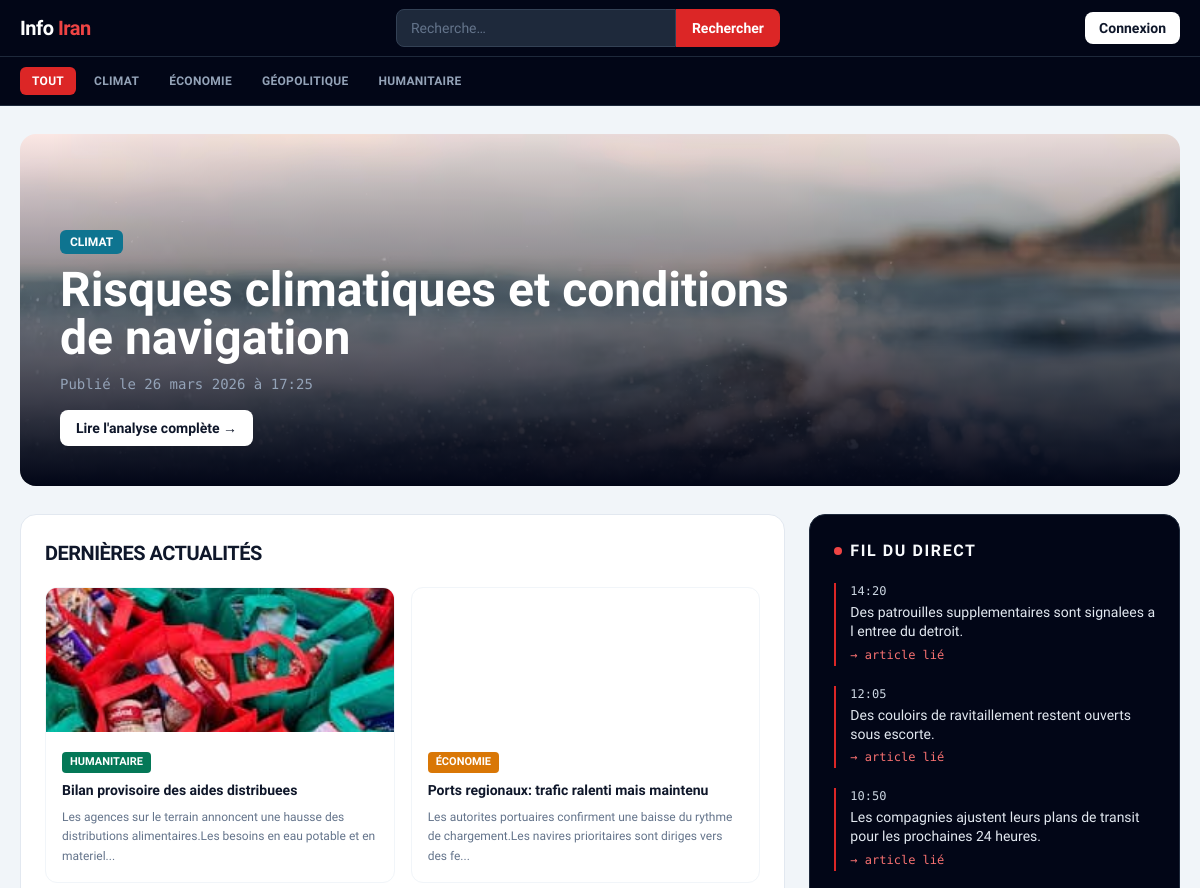
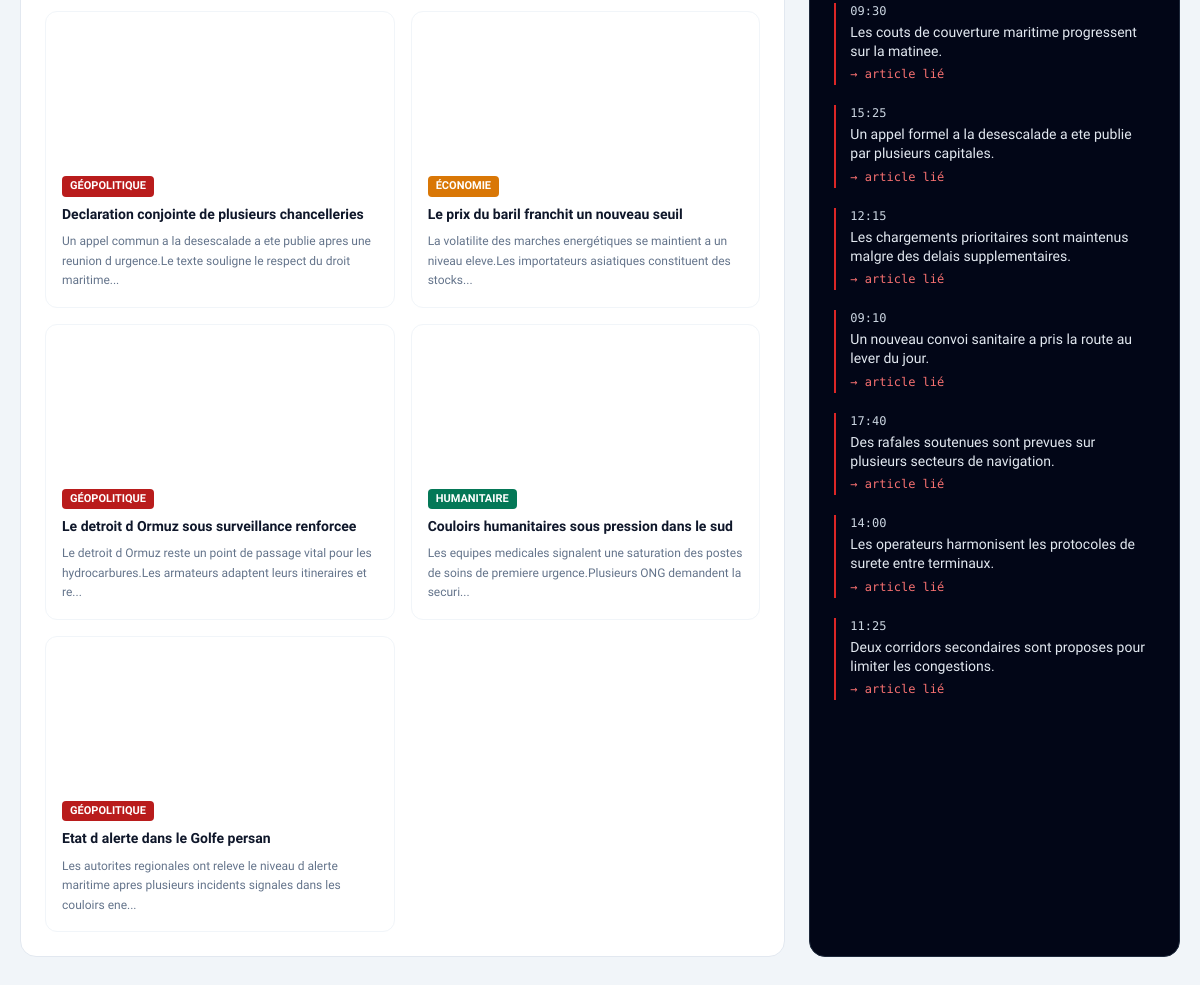
The page / on the database its author committed (2 pictures, top to bottom).
### tables this page shows
CREATE TABLE categories (
    id  INT PRIMARY KEY AUTO_INCREMENT,
    nom VARCHAR(100) NOT NULL,
    description TEXT
);

CREATE TABLE articles (
    id               INT PRIMARY KEY AUTO_INCREMENT,
    titre            VARCHAR(255) NOT NULL,
    slug             VARCHAR(255) UNIQUE NOT NULL,  
    contenu          LONGTEXT NOT NULL,
    date_publication DATETIME DEFAULT CURRENT_TIMESTAMP,
    id_categorie     INT,
    FOREIGN KEY (id_categorie) REFERENCES categories(id) ON DELETE SET NULL
);

CREATE TABLE articles_images (
    id         INT PRIMARY KEY AUTO_INCREMENT,
    id_article INT,
    url_image  VARCHAR(255) NOT NULL,
    legende    VARCHAR(255),
    FOREIGN KEY (id_article) REFERENCES articles(id) ON DELETE CASCADE
);

CREATE TABLE evenements_chronologie (
    id                 INT PRIMARY KEY AUTO_INCREMENT,
    titre_evenement    VARCHAR(200),
    date_evenement     DATETIME NOT NULL,
    description_courte TEXT,
    id_article         INT,
    FOREIGN KEY (id_article) REFERENCES articles(id) ON DELETE SET NULL
);

### models/Database.php (called while the page is built, shortened)
<?php
class Database
{
    private static $instance = null;
    private $pdo;
    private function __construct()
    {
        $host = getenv('DB_HOST') ?: '127.0.0.1';
        $db   = getenv('DB_NAME') ?: 'info_actualite';
        $user = getenv('DB_USER') ?: 'actualite_user';
        $pass = getenv('DB_PASS') ?: 'secret_pw';
        $charset = 'utf8mb4';
        $dsn = "mysql:host={$host};dbname={$db};charset={$charset}";
        $options = [
            PDO::ATTR_ERRMODE => PDO::ERRMODE_EXCEPTION,
            PDO::ATTR_DEFAULT_FETCH_MODE => PDO::FETCH_ASSOC,
            PDO::ATTR_EMULATE_PREPARES => false,
        ];
        $this->pdo = new PDO($dsn, $user, $pass, $options);
    }
    public static function getInstance()
    {
        if (self::$instance === null) {
            self::$instance = new self();
        }
        return self::$instance;
    }
    public function getConnection()
    {
        return $this->pdo;
    }
}

### services/ArticleService.php (called while the page is built, shortened)
<?php
require_once __DIR__ . '/../models/Database.php';
class ArticleService
{
    private $db;
    public function __construct()
    {
        $this->db = Database::getInstance()->getConnection();
    }
    public function getCategories(): array
    {
        $sql = 'SELECT id, nom, description FROM categories ORDER BY nom ASC';
        $stmt = $this->db->query($sql);
        return $stmt->fetchAll(PDO::FETCH_ASSOC);
    }
    public function getFeaturedArticle(?int $categoryId = null, string $searchQuery = ''): ?array
    {
        $sql = "
            SELECT a.*, c.nom AS categorie_nom, img.url_image AS image_url, img.legende AS image_legende
            FROM articles a
            LEFT JOIN categories c ON c.id = a.id_categorie
            LEFT JOIN articles_images img ON img.id = (
                SELECT ai.id
                FROM articles_images ai
                WHERE ai.id_article = a.id
                ORDER BY ai.id ASC
                LIMIT 1
            )
        ";
        $params = [];
        $trimmedSearch = trim($searchQuery);
        $sql .= ' ORDER BY a.id DESC LIMIT 1';
        $stmt = $this->db->prepare($sql);
        $stmt->execute($params);
        $row = $stmt->fetch(PDO::FETCH_ASSOC);
        return $row ?: null;
    }
    public function getRecentArticles(int $limit = 6, int $offset = 1, ?int $categoryId = null, string $searchQuery = ''): array
    {
        $limit = max(1, $limit);
        $offset = max(0, $offset);
        $sql = "
            SELECT a.*, c.nom AS categorie_nom, img.url_image AS image_url, img.legende AS image_legende
            FROM articles a
            LEFT JOIN categories c ON c.id = a.id_categorie
            LEFT JOIN articles_images img ON img.id = (
                SELECT ai.id
                FROM articles_images ai
                WHERE ai.id_article = a.id
                ORDER BY ai.id ASC
                LIMIT 1
            )
        ";
        $params = [];
        $trimmedSearch = trim($searchQuery);
        $sql .= ' ORDER BY a.id DESC LIMIT :offset, :lim';
        $stmt = $this->db->prepare($sql);
        $stmt->bindValue(':offset', $offset, PDO::PARAM_INT);
        $stmt->bindValue(':lim', $limit, PDO::PARAM_INT);
        $stmt->execute();
        return $stmt->fetchAll(PDO::FETCH_ASSOC);
    }
    public function getLiveEvents(int $limit = 10): array
    {
        $limit = max(1, $limit);
        $sql = '
            SELECT ec.*, a.slug AS article_slug
            FROM evenements_chronologie ec
            LEFT JOIN articles a ON a.id = ec.id_article
            ORDER BY ec.date_evenement DESC
            LIMIT :lim
        ';
        $stmt = $this->db->prepare($sql);
        $stmt->bindValue(':lim', $limit, PDO::PARAM_INT);
        $stmt->execute();
        return $stmt->fetchAll(PDO::FETCH_ASSOC);
    }
}

### index.php (the view, shortened to what this page needs)
<?php
require_once __DIR__ . '/services/ArticleService.php';
$articleService = new ArticleService();
function categorySlugify(string $value): string
{
    $ascii = iconv('UTF-8', 'ASCII//TRANSLIT//IGNORE', $value);
    $normalized = strtolower($ascii !== false ? $ascii : $value);
    $slug = preg_replace('/[^a-z0-9]+/', '-', $normalized) ?? '';
    $slug = trim($slug, '-');
    return $slug !== '' ? $slug : 'categorie';
}
$categories = $articleService->getCategories();
$selectedCategoryId = null;
$searchQuery = trim((string)($_GET['q'] ?? ''));
$featuredArticle = $articleService->getFeaturedArticle($selectedCategoryId, $searchQuery);
$recentArticles  = $articleService->getRecentArticles(9, $featuredArticle ? 1 : 0, $selectedCategoryId, $searchQuery);
$liveEvents      = $articleService->getLiveEvents(10);
$categoryColors = [
    'Geopolitique' => 'bg-red-700',
    'Humanitaire'  => 'bg-emerald-700',
    'Economie'     => 'bg-amber-600',
    'Climat'       => 'bg-cyan-700',
];
function normalizeCategoryName(string $value): string
{
    $ascii = iconv('UTF-8', 'ASCII//TRANSLIT//IGNORE', $value);
    return $ascii !== false ? $ascii : $value;
}
function categoryBadgeClass(array $categoryColors, string $categoryName): string
{
    $normalized = normalizeCategoryName($categoryName);
    return $categoryColors[$normalized] ?? 'bg-slate-700';
}
function formatDateFr(string $dateInput): string
{
    $timestamp = strtotime($dateInput);
    $months = [
        1 => 'janvier', 2 => 'février', 3 => 'mars', 4 => 'avril',
        5 => 'mai', 6 => 'juin', 7 => 'juillet', 8 => 'août',
        9 => 'septembre', 10 => 'octobre', 11 => 'novembre', 12 => 'décembre',
    ];
    return date('d', $timestamp) . ' ' . ($months[intval(date('n', $timestamp))] ?? date('m', $timestamp))
        . ' ' . date('Y', $timestamp) . ' à ' . date('H:i', $timestamp);
}
function excerptFromHtml(string $html, int $length = 150): string
{
    $text = trim(preg_replace('/\s+/', ' ', strip_tags($html)) ?? '');
    if (function_exists('mb_strlen') && function_exists('mb_substr')) {
        return rtrim(mb_substr($text, 0, $length)) . '...';
    }
    return rtrim(substr($text, 0, $length)) . '...';
}
function resolveImageUrl(?string $url, string $fallback): string
{
    $candidate = trim((string)$url);
    return $candidate !== '' ? $candidate : $fallback;
}
?>
<!DOCTYPE html>
<html lang="fr">
<head>
</head>
<body class="bg-slate-100 text-slate-900">
    <header class="bg-slate-950 text-white sticky top-0 z-50 border-b border-slate-800">
        <div class="max-w-7xl mx-auto px-5 h-14 flex items-center justify-between gap-4">
            <a href="/" class="font-black tracking-tight text-xl">Info <span class="text-red-500">Iran</span></a>
            <form action="/" method="get" class="hidden md:flex flex-1 max-w-sm mx-6">
                <input type="text" name="q" placeholder="Recherche…"
                    value="<?= htmlspecialchars($searchQuery) ?>"
                    class="w-full px-3.5 py-2 text-sm rounded-l-lg bg-slate-800 border border-slate-700 focus:outline-none focus:border-slate-500 placeholder:text-slate-500">
                <button type="submit"
                    class="px-4 py-2 bg-red-600 hover:bg-red-700 rounded-r-lg text-sm font-semibold transition-colors">
                    Rechercher
                </button>
            </form>
            <a href="/connexion"
                class="text-sm bg-white text-slate-900 px-3.5 py-1.5 rounded-lg font-semibold hover:bg-slate-100 transition-colors">
                Connexion
            </a>
        </div>
        <nav class="border-t border-slate-800">
            <div class="max-w-7xl mx-auto px-5 py-2.5 flex flex-wrap gap-1.5">
                <a href="/"
                   class="text-xs font-semibold uppercase tracking-wide px-3 py-1.5 rounded-md transition-colors
                          <?= $selectedCategoryId === null ? 'bg-red-600 text-white' : 'text-slate-400 hover:text-white hover:bg-slate-800' ?>">
                    Tout
                </a>
                <?php foreach ($categories as $category):
                    $catId   = intval($category['id']);
                    $catSlug = categorySlugify((string)($category['nom'] ?? ''));
                ?>
                    <a href="/categorie/<?= urlencode($catSlug) ?>"
                       class="text-xs font-semibold uppercase tracking-wide px-3 py-1.5 rounded-md transition-colors
                              <?= $selectedCategoryId === $catId ? 'bg-red-600 text-white' : 'text-slate-400 hover:text-white hover:bg-slate-800' ?>">
                        <?= htmlspecialchars($category['nom']) ?>
                    </a>
                <?php endforeach; ?>
            </div>
        </nav>
    </header>
    <main class="max-w-7xl mx-auto px-5 py-7">
        <?php if ($featuredArticle): ?>
            <?php
            $featuredImage = resolveImageUrl($featuredArticle['image_url'] ?? null, '/assets/images/photo-1504711434969-e33886168f5c.jpeg');
            ?>
            <section class="relative overflow-hidden rounded-2xl mb-7 min-h-[22rem] flex items-end">
                <img
                    src="<?= htmlspecialchars($featuredImage) ?>"
                    alt="Image à la une"
                    width="1600"
                    height="900"
                    fetchpriority="high"
                    loading="eager"
                    decoding="async"
                    class="absolute inset-0 w-full h-full object-cover">
                <div class="absolute inset-0 bg-gradient-to-t from-slate-950 via-slate-900/50 to-transparent"></div>
                <div class="relative z-10 p-7 md:p-10 text-white w-full">
                    <span class="inline-block px-2.5 py-1 text-xs font-bold uppercase rounded-md mb-3 <?= categoryBadgeClass($categoryColors, $featuredArticle['categorie_nom'] ?? 'À la une') ?>">
                        <?= htmlspecialchars($featuredArticle['categorie_nom'] ?? 'À la une') ?>
                    </span>
                    <div class="text-3xl md:text-5xl font-black leading-tight mb-3 max-w-3xl">
                        <?= $featuredArticle['titre'] ?>
                    </div>
                    <p class="mono text-sm text-slate-400 mb-4">
                        Publié le <?= htmlspecialchars(formatDateFr($featuredArticle['date_publication'])) ?>
                    </p>
                    <a href="/article/<?= urlencode($featuredArticle['slug']) ?>.html"
                       class="inline-flex items-center gap-2 text-sm font-semibold bg-white text-slate-900 px-4 py-2 rounded-lg hover:bg-slate-100 transition-colors">
                        Lire l'analyse complète →
                    </a>
                </div>
            </section>
        <?php endif; ?>
        <div class="grid grid-cols-1 lg:grid-cols-3 gap-6">
            <section class="lg:col-span-2 bg-white border border-slate-200 rounded-2xl p-6">
                <h2 class="text-xl font-black uppercase tracking-tight mb-5">Dernières actualités</h2>
                <?php if (empty($recentArticles)): ?>
                    <p class="text-slate-500 text-sm">Aucun article disponible pour le filtre actuel.</p>
                <?php else: ?>
                    <div class="grid sm:grid-cols-2 xl:grid-cols-3 gap-4">
                        <?php foreach ($recentArticles as $article): ?>
                            <?php
                            $cardImage = resolveImageUrl($article['image_url'] ?? null, '/assets/images/photo-1504711434969-e33886168f5c.jpeg');
                            ?>
                            <article class="border border-slate-100 rounded-xl overflow-hidden bg-white hover:shadow-md transition-shadow group">
                                <img
                                    src="<?= htmlspecialchars($cardImage) ?>"
                                    alt="Miniature article"
                                    width="900"
                                    height="600"
                                    loading="lazy"
                                    decoding="async"
                                    class="w-full h-36 object-cover group-hover:scale-[1.02] transition-transform duration-300">
                                <div class="p-4">
                                    <span class="inline-block text-[11px] uppercase font-bold px-2 py-0.5 rounded text-white mb-2 <?= categoryBadgeClass($categoryColors, $article['categorie_nom'] ?? 'Actualité') ?>">
                                        <?= htmlspecialchars($article['categorie_nom'] ?? 'Actualité') ?>
                                    </span>
                                    <a href="/article/<?= urlencode($article['slug']) ?>.html"
                                       class="block text-sm font-bold leading-snug hover:text-red-600 transition-colors mb-2">
                                        <?= strip_tags($article['titre']) ?>
                                    </a>
                                    <p class="text-xs text-slate-500 leading-relaxed">
                                        <?= htmlspecialchars(excerptFromHtml($article['contenu'], 120)) ?>
                                    </p>
                                </div>
                            </article>
                        <?php endforeach; ?>
                    </div>
                <?php endif; ?>
            </section>
            <aside class="bg-slate-950 text-slate-50 rounded-2xl p-6 border border-slate-800">
                <h2 class="text-base font-black uppercase tracking-widest mb-5 flex items-center gap-2">
                    <span class="inline-block w-2 h-2 rounded-full bg-red-500 animate-pulse"></span>
                    Fil du direct
                </h2>
                <?php if (empty($liveEvents)): ?>
                    <p class="text-sm text-slate-300">Aucun événement pour le moment.</p>
                <?php else: ?>
                    <div class="space-y-5">
                        <?php foreach ($liveEvents as $event): ?>
                            <article class="border-l-2 border-red-600 pl-3.5">
                                <p class="mono text-xs text-slate-300 mb-1">
                                    <?= htmlspecialchars(date('H:i', strtotime($event['date_evenement']))) ?>
                                </p>
                                <div class="text-sm leading-snug text-slate-200">
                                    <?= $event['description_courte'] ?>
                                </div>
                                <?php if (!empty($event['article_slug'])): ?>
                                    <a href="/article/<?= urlencode($event['article_slug']) ?>.html"
                                       class="mono text-xs text-red-400 hover:text-red-300 transition-colors mt-1 inline-block">
                                        → article lié
                                    </a>
                                <?php endif; ?>
                            </article>
                        <?php endforeach; ?>
                    </div>
                <?php endif; ?>
            </aside>
        </div>
    </main>
</body>
</html>

### rows shown on the page
categories: nom "CLIMAT"
categories: nom "ÉCONOMIE"
categories: nom "GÉOPOLITIQUE"
categories: nom "HUMANITAIRE"
articles: articles_images.url_image (picture), id_categorie.nom "CLIMAT", titre "Risques climatiques et conditions de navigation", date_publication "26 mars 2026 à 17:25"
articles: articles_images.url_image (picture), id_categorie.nom "HUMANITAIRE", titre "Bilan provisoire des aides distribuees", contenu "Les agences sur le terrain annoncent une hausse des distributions alimentaires.Les besoins en eau potable et en materiel..."
articles: articles_images.url_image (picture), id_categorie.nom "ÉCONOMIE", titre "Ports regionaux: trafic ralenti mais maintenu", contenu "Les autorites portuaires confirment une baisse du rythme de chargement.Les navires prioritaires sont diriges vers des fe..."
articles: articles_images.url_image (picture), id_categorie.nom "GÉOPOLITIQUE", titre "Declaration conjointe de plusieurs chancelleries", contenu "Un appel commun a la desescalade a ete publie apres une reunion d urgence.Le texte souligne le respect du droit maritime..."
articles: articles_images.url_image (picture), id_categorie.nom "ÉCONOMIE", titre "Le prix du baril franchit un nouveau seuil", contenu "La volatilite des marches energétiques se maintient a un niveau eleve.Les importateurs asiatiques constituent des stocks..."
articles: articles_images.url_image (picture), id_categorie.nom "GÉOPOLITIQUE", titre "Le detroit d Ormuz sous surveillance renforcee", contenu "Le detroit d Ormuz reste un point de passage vital pour les hydrocarbures.Les armateurs adaptent leurs itineraires et re..."
articles: articles_images.url_image (picture), id_categorie.nom "HUMANITAIRE", titre "Couloirs humanitaires sous pression dans le sud", contenu "Les equipes medicales signalent une saturation des postes de soins de premiere urgence.Plusieurs ONG demandent la securi..."
articles: articles_images.url_image (picture), id_categorie.nom "GÉOPOLITIQUE", titre "Etat d alerte dans le Golfe persan", contenu "Les autorites regionales ont releve le niveau d alerte maritime apres plusieurs incidents signales dans les couloirs ene..."
evenements_chronologie: date_evenement "14:20", description_courte "Des patrouilles supplementaires sont signalees a l entree du detroit."
evenements_chronologie: date_evenement "12:05", description_courte "Des couloirs de ravitaillement restent ouverts sous escorte."
evenements_chronologie: date_evenement "10:50", description_courte "Les compagnies ajustent leurs plans de transit pour les prochaines 24 heures."
evenements_chronologie: date_evenement "09:30", description_courte "Les couts de couverture maritime progressent sur la matinee."
evenements_chronologie: date_evenement "15:25", description_courte "Un appel formel a la desescalade a ete publie par plusieurs capitales."
evenements_chronologie: date_evenement "12:15", description_courte "Les chargements prioritaires sont maintenus malgre des delais supplementaires."
evenements_chronologie: date_evenement "09:10", description_courte "Un nouveau convoi sanitaire a pris la route au lever du jour."
evenements_chronologie: date_evenement "17:40", description_courte "Des rafales soutenues sont prevues sur plusieurs secteurs de navigation."
evenements_chronologie: date_evenement "14:00", description_courte "Les operateurs harmonisent les protocoles de surete entre terminaux."
evenements_chronologie: date_evenement "11:25", description_courte "Deux corridors secondaires sont proposes pour limiter les congestions."
